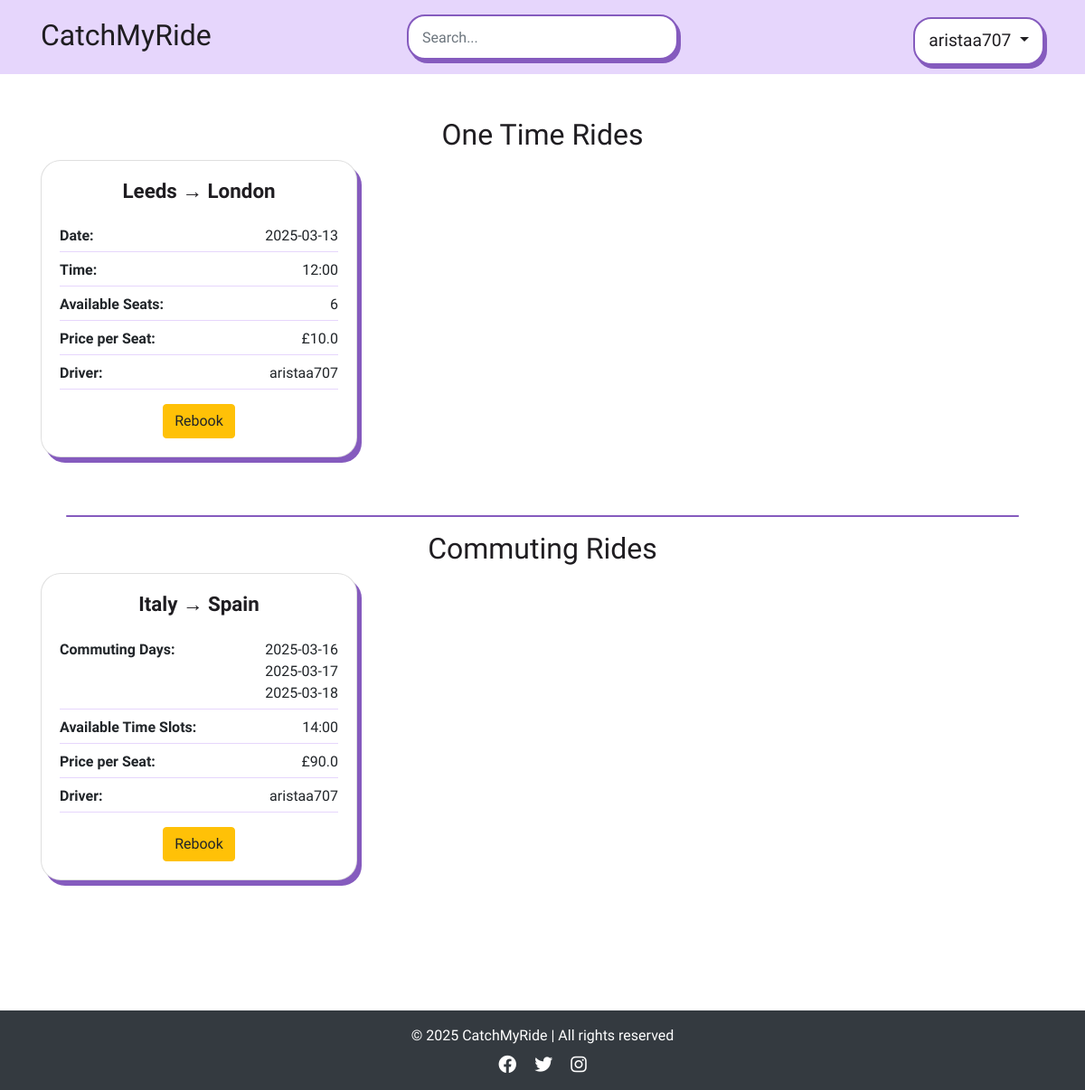
Screenshot of /view_journeys (signed in) with the database file from the repository.
### app/models.py (models this page shows, shortened)
class User(db.Model, UserMixin):
    id = db.Column(db.Integer, primary_key=True)
    username = db.Column(db.String(100), unique=True, nullable=False)
    email = db.Column(db.String(150), unique=True, nullable=False)
    password_hash = db.Column(db.String(200), nullable=False)  # Stores hashed passwords
    is_active = db.Column(db.Boolean, default=True) # to check if the user activation (user authentication)
    published_rides = db.relationship('publish_ride', backref='driver', lazy=True)
    booked_rides = db.relationship('publish_ride', secondary=passenger_rides, backref='passengers')

class publish_ride(db.Model):
    id = db.Column(db.Integer, primary_key=True)
    driver_id = db.Column(db.Integer, db.ForeignKey('user.id'), nullable=False)
    driver_name = db.Column(db.String(100), nullable=False)  # Added Driver Name
    from_location = db.Column(db.String(200), nullable=False)
    to_location = db.Column(db.String(200), nullable=False)
    date_time = db.Column(db.DateTime, nullable=True)  # Now optional
    available_seats_per_date = db.Column(db.JSON, nullable=True)
    price_per_seat = db.Column(db.Float, nullable=False)
    category = db.Column(db.String(50), nullable=False)
    recurrence_dates = db.Column(db.String(255), nullable=True)
    commute_times = db.Column(db.String(255), nullable=True)  # Stores commute time slots
    is_available = db.Column(db.Boolean, default=True)

### app/views.py (the view)
@app.route('/view_journeys')
def view_journeys():
    db.session.commit()
    db.session.expire_all()
    journeys = publish_ride.query.all()
    booked_journey_ids = set()
    if current_user.is_authenticated:
        booked_journey_ids = {booking.ride_id for booking in book_ride.query.filter_by(user_id=current_user.id).all()}
    for journey in journeys:
        try:
            journey.seat_tracking = json.loads(journey.available_seats_per_date) if journey.available_seats_per_date else {}
        except (json.JSONDecodeError, TypeError):
            journey.seat_tracking = {}  # Prevent errors if data is invalid
        journey.user_has_booked = journey.id in booked_journey_ids
    return render_template('view_journeys.html', journeys=journeys, user=current_user)

### app/views.py (called while the page is built)
@login_manager.user_loader
def load_user(user_id):
    return User.query.get(int(user_id))

@app.context_processor
def inject_user():
    return dict(user=current_user)

### app/templates/view_journeys.html (shortened to what this page needs)
{% extends "base.html" %}
{% block content %}
<div class="container my-5">
    {% if journeys %}
        <h2 class="text-center">One Time Rides</h2>
        <div class="row">
            {% for journey in journeys if journey.category == "one-time" %}
            <div class="col-md-6 col-lg-4 mb-4">
                <div class="card">
                    <div class="card-body">
                        <h5 class="card-title">{{ journey.from_location }} → {{ journey.to_location }}</h5>
                        <div class="journey-details">
                            <div class="detail-item">
                                <span class="detail-heading">Date:</span>
                                <span>{{ journey.date_time.strftime('%Y-%m-%d') }}</span>
                            </div>
                            <div class="detail-item">
                                <span class="detail-heading">Time:</span>
                                <span>{{ journey.date_time.strftime('%H:%M') }}</span>
                            </div>
                            <div class="detail-item">
                                <span class="detail-heading">Available Seats:</span>
                                <span>{{ journey.seat_tracking.values() | max if journey.seat_tracking else 0 }}</span>
                            </div>
                            <div class="detail-item">
                                <span class="detail-heading">Price per Seat:</span>
                                <span>£{{ journey.price_per_seat }}</span>
                            </div>
                            <div class="detail-item">
                                <span class="detail-heading">Driver:</span>
                                <span>{{ journey.driver_name }}</span>
                            </div>
                        </div>
                        <div class="text-center mt-3">
                            {% if user and journey.user_has_booked %}
                                <form action="{{ url_for('book_onetime', ride_id=journey.id) }}" method="get">
                                    <button type="submit" class="btn btn-warning">Rebook</button>
                                </form>
                            {% endif %}
                        </div>
                    </div>
                </div>
            </div>
            {% endfor %}
        </div>
        <br><hr>
        <h2 class="text-center">Commuting Rides</h2>
        <div class="row">
            {% for journey in journeys if journey.category == "commuting" %}
            <div class="col-md-6 col-lg-4 mb-4">
                <div class="card">
                    <div class="card-body">
                        <h5 class="card-title">{{ journey.from_location }} → {{ journey.to_location }}</h5>
                        <div class="journey-details">
                            <div class="detail-item">
                                <span class="detail-heading">Commuting Days:</span>
                                <ul class="date-list">
                                    {% for date in journey.recurrence_dates.split(',') %}
                                        <li>{{ date.strip() }}</li>
                                    {% endfor %}
                                </ul>
                            </div>
                            <div class="detail-item">
                                <span class="detail-heading">Available Time Slots:</span>
                                <span>
                                    {% if journey.commute_times %}
                                        {{ journey.commute_times | replace(',', ', ') }}
                                    {% else %}
                                        <span>N/A</span>
                                    {% endif %}
                                </span>
                            </div>
                            <div class="detail-item">
                                <span class="detail-heading">Price per Seat:</span>
                                <span>£{{ journey.price_per_seat }}</span>
                            </div>
                            <div class="detail-item">
                                <span class="detail-heading">Driver:</span>
                                <span>{{ journey.driver_name }}</span>
                            </div>
                        </div>
                        <div class="text-center mt-3">
                            {% if user and journey.user_has_booked %}
                                <form action="{{ url_for('book_commuting', ride_id=journey.id) }}" method="get">
                                    <button type="submit" class="btn btn-warning">Rebook</button>
                                </form>
                            {% endif %}
                        </div>
                    </div>
                </div>
            </div>
            {% endfor %}
        </div>
    {% else %}
        <p class="text-center mt-4">No journeys available at the moment.</p>
    {% endif %}
</div>
{% endblock %}

### app/templates/base.html (shortened to what this page needs)
<!DOCTYPE html>
<html lang="en">
<head>
    <link rel="stylesheet" href="https://stackpath.bootstrapcdn.com/bootstrap/4.2.1/css/bootstrap.min.css">
    <link rel="stylesheet" href="{{ url_for('static', filename='style.css') }}">
    <link rel="stylesheet" href="https://cdnjs.cloudflare.com/ajax/libs/font-awesome/6.0.0-beta3/css/all.min.css">
    <link href='https://unpkg.com/boxicons@2.1.4/css/boxicons.min.css' rel='stylesheet'>
    <link rel="stylesheet" href="https://cdn.jsdelivr.net/npm/flatpickr/dist/flatpickr.min.css">
</head>
<body>
    <nav class="navbar">
        <div class="container navbar-container d-flex align-items-baseline justify-content-between">
            <a class="navbar-brand navbar-logo" href="/" aria-label="Catch My Ride Logo" title="Go to home page">
                CatchMyRide
            </a>
            <div class="search-container">
                <form class="form-inline">
                    <input class="form-control input" type="search" placeholder="Search..." aria-label="Search" id="searchInput" readonly>
                </form>
            </div>
            <div class="dropdown">
                {% if user.is_authenticated %}
                    <button class="btn btn-secondary dropdown-toggle" type="button" id="profileDropdown" data-toggle="dropdown">
                        {{ user.username }}
                    </button>
                {% endif %}
            </div>
        </div>
    </nav>
    <main>
        {% block content %}{% endblock %}
    </main>
    <br>
    <footer class="bg-dark text-white text-center py-3 mt-5">
        <div class="container">
            <p class="mb-0">© 2025 CatchMyRide | All rights reserved</p>
            <div class="social-links mt-2">
                <a href="#" class="text-white mx-2"><i class="fa-brands fa-facebook fa-lg"></i></a>
                <a href="#" class="text-white mx-2"><i class="fa-brands fa-twitter fa-lg"></i></a>
                <a href="#" class="text-white mx-2"><i class="fa-brands fa-instagram fa-lg"></i></a>
            </div>
        </div>
    </footer>
</body>
</html>

### app/static/style.css (style rules this page uses)
body { margin: 0; background-color: #fff; font-family: "Oxanium", serif; font-weight: 300; }
h2 { font-family: 'Shrikhand', serif; color: #1f1d21; }
hr { border: none; border-radius: 3px; height: 1.5px; width: 95%; background-color: #855bbe; }
.navbar .container { display: flex; flex-direction: row; align-items: center; justify-content: space-between; }
.navbar { background-color: #e6d6fc !important; text-align: center; padding: 10px 0; }
.navbar-logo, .navbar-logo:hover { color: #1f1d21; font-family: "Shrikhand", serif; font-size: 2rem; }
.search-container { max-width: 300px; text-align: center; }
@media (min-width: 992px) { .search-container { position: absolute; left: 50%; top: 50%; transform: translate(-50%, -50%); } }
.navbar .form-inline input { background-color: #fff; height: 50px; width: 300px; border: 2px solid #855bbe; box-shadow: 3px 4px 0px #855bbe; border-radius: 20px; transition: all 0.3s ease-in-out; padding: 8px 15px; }
#profileDropdown { color: #1f1d21; font-size: 1.2rem; background-color: #fff; padding: 10px 15px; border-radius: 20px; border: 2px solid #855bbe; box-shadow: 3px 4px 0px #855bbe; transition: all 0.2s ease-in-out; }
.card { border-radius: 22px; box-shadow: 5px 6px 0px #855bbe; transition: transform 0.2s ease-in-out; }
.card-title { font-weight: 700; color: #1f1d21; text-align: center; font-size: 1.4rem; margin-bottom: 25px; }
.card .text-center { margin-top: 15px; }
.journey-details { display: flex; flex-direction: column; gap: 8px; }
.detail-item { display: flex; justify-content: space-between; border-bottom: 1px solid #e6d6fc; padding-bottom: 5px; }
.date-list { margin: 0; }
.date-list li { display: block; }
.detail-heading { font-weight: 600; }

### rows the page displays
User: username "aristaa707"
publish_ride: from_location "Leeds", to_location "London", date_time "2025-03-13", date_time "12:00", seat_tracking.values|max "6", price_per_seat "10.0", driver_name "aristaa707"
publish_ride: from_location "Italy", to_location "Spain", strip "2025-03-16" "2025-03-17" "2025-03-18", commute_times "14:00", price_per_seat "90.0", driver_name "aristaa707"
